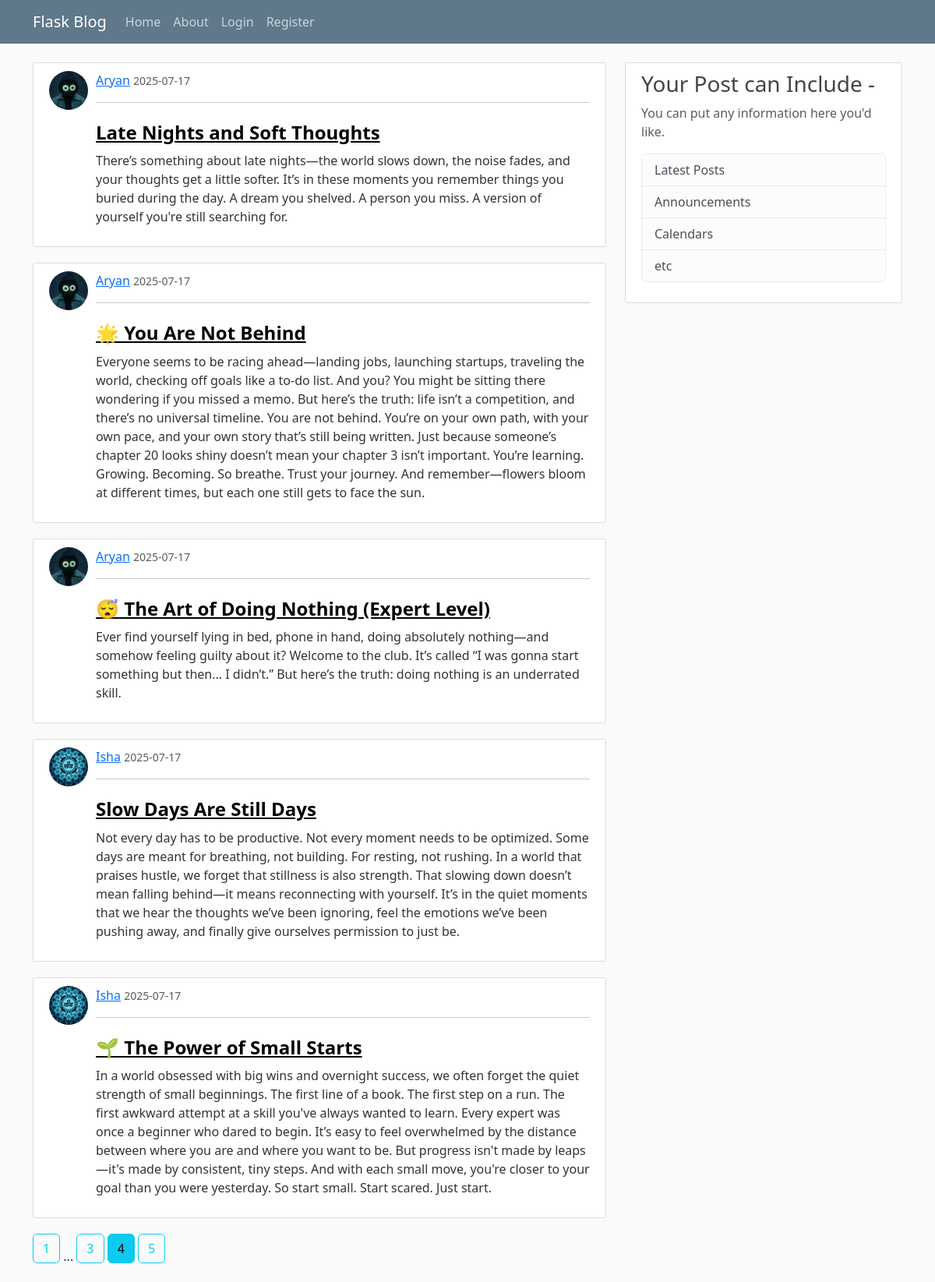
/home?page=4, run on the app's committed database.
### flaskblog/models.py (models this page shows, shortened)
class Post(db.Model):
    id = db.Column(db.Integer, primary_key = True)
    title = db.Column(db.String(50), nullable = False)
    date_posted = db.Column(db.DateTime, nullable=False, default=lambda: datetime.now(timezone.utc))
    content = db.Column(db.Text, nullable = False)
    user_id = db.Column(db.Integer, db.ForeignKey('user.id'), nullable = False   )

class User(db.Model, UserMixin):
    id = db.Column(db.Integer, primary_key = True)
    username = db.Column(db.String(20), unique=True, nullable = False)
    email = db.Column(db.String(50), unique=True, nullable = False)
    image_file = db.Column(db.String(20), nullable = False, default = 'default.jpg')
    password = db.Column(db.String(60), nullable = False)
    posts = db.relationship('Post', backref='author', lazy = True) #backref is like adding column to post model

### flaskblog/main/routes.py (the view)
@main.route('/')
@main.route('/home')
def home():
    page = request.args.get('page', 1, type = int) #  1 is the default.
    posts = Post.query.order_by(Post.date_posted.desc()).paginate(per_page = 5, page = page)
    return render_template("home.html", posts = posts, title = "home")

### flaskblog/templates/home.html
{% extends "layout.html" %}
    {% block content %}
  {% for post in posts.items %}
<article class="media content-section">
  <img class="rounded-circle article-img" src="{{ url_for('static', filename='profile_pics/' + post.author.image_file) }}">
  <div class="media-body">
    <div class="article-metadata">
      <div>
        <a class="mr-2" href="#">{{ post.author.username }}</a>
        <small class="text-muted">{{ post.date_posted.strftime('%Y-%m-%d') }}</small>
        <hr>
      </div>
    </div>
    <h2><a class="article-title" style="color: black;" href="{{ url_for('posts.post', post_id = post.id)}}">{{ post.title }}</a></h2>
    <p class="article-content">{{ post.content }}</p>
  </div>
</article>
{% endfor %}
  {% for page_num in posts.iter_pages(left_edge=1, right_edge=1, left_current=1, right_current =1) %}
    {% if page_num %}
      {% if posts.page == page_num %}
        <a class = 'btn btn-info mb-4' href="{{ url_for('main.home', page=page_num)}}"> {{ page_num }}</a>
      {% else %}
        <a class = 'btn btn-outline-info mb-4' href="{{ url_for('main.home', page=page_num)}}"> {{ page_num }}</a>
      {% endif %}
    {% else %}
      ...
    {% endif %}
  {% endfor %}
    {% endblock content %}

### flaskblog/static/main.css (style rules this page uses)
body { background: #fafafa; color: #333333; margin-top: 5rem; }
h1, h2, h3, h4, h5, h6 { color: #444444; }
.content-section { background: #ffffff; padding: 10px 20px; border: 1px solid #dddddd; border-radius: 3px; margin-bottom: 20px; }
.article-img { height: 50px; width: 50px; object-fit: cover; border-radius: 50%; margin-right: 10px; }
.media { display: flex; align-items: flex-start; }
.media-body { flex: 1; }
.article-metadata { margin-bottom: 10px; }
.article-title { font-size: 1.5rem; font-weight: bold; }
.article-content { font-size: 1rem; }

### data on the page
Post: image_file (placeholder picture), author.username "Aryan", date_posted "2025-07-17", title "Late Nights and Soft Thoughts", content "There’s something about late nights—the world slows down, the noise fades, and your thoughts get a little softer. It’s in these moments you remember things you buried during the day. A dream you shelved. A person you miss. A version of yourself you're still searching for."
Post: image_file (placeholder picture), author.username "Aryan", date_posted "2025-07-17", title "🌟 You Are Not Behind", content "Everyone seems to be racing ahead—landing jobs, launching startups, traveling the world, checking off goals like a to-do list. And you? You might be sitting there wondering if you missed a memo. But here’s the truth: life isn’t a competition, and there’s no universal timeline. You are not behind. You’re on your own path, with your own pace, and your own story that’s still being written. Just because someone’s chapter 20 looks shiny doesn’t mean your chapter 3 isn’t important. You’re learning. Growing. Becoming. So breathe. Trust your journey. And remember—flowers bloom at different times, but each one still gets to face the sun."
Post: image_file (placeholder picture), author.username "Aryan", date_posted "2025-07-17", title "😴 The Art of Doing Nothing (Expert Level)", content "Ever find yourself lying in bed, phone in hand, doing absolutely nothing—and somehow feeling guilty about it? Welcome to the club. It’s called “I was gonna start something but then... I didn’t.” But here’s the truth: doing nothing is an underrated skill."
Post: image_file (picture), author.username "Isha", date_posted "2025-07-17", title "Slow Days Are Still Days", content "Not every day has to be productive. Not every moment needs to be optimized. Some days are meant for breathing, not building. For resting, not rushing. In a world that praises hustle, we forget that stillness is also strength. That slowing down doesn’t mean falling behind—it means reconnecting with yourself. It’s in the quiet moments that we hear the thoughts we’ve been ignoring, feel the emotions we’ve been pushing away, and finally give ourselves permission to just be."
Post: image_file (picture), author.username "Isha", date_posted "2025-07-17", title "🌱 The Power of Small Starts", content "In a world obsessed with big wins and overnight success, we often forget the quiet strength of small beginnings. The first line of a book. The first step on a run. The first awkward attempt at a skill you've always wanted to learn. Every expert was once a beginner who dared to begin. It’s easy to feel overwhelmed by the distance between where you are and where you want to be. But progress isn't made by leaps—it's made by consistent, tiny steps. And with each small move, you're closer to your goal than you were yesterday. So start small. Start scared. Just start."

### other printed values
{{ page_num }} "1" "3" "5"
{{ page_num }} "4"
